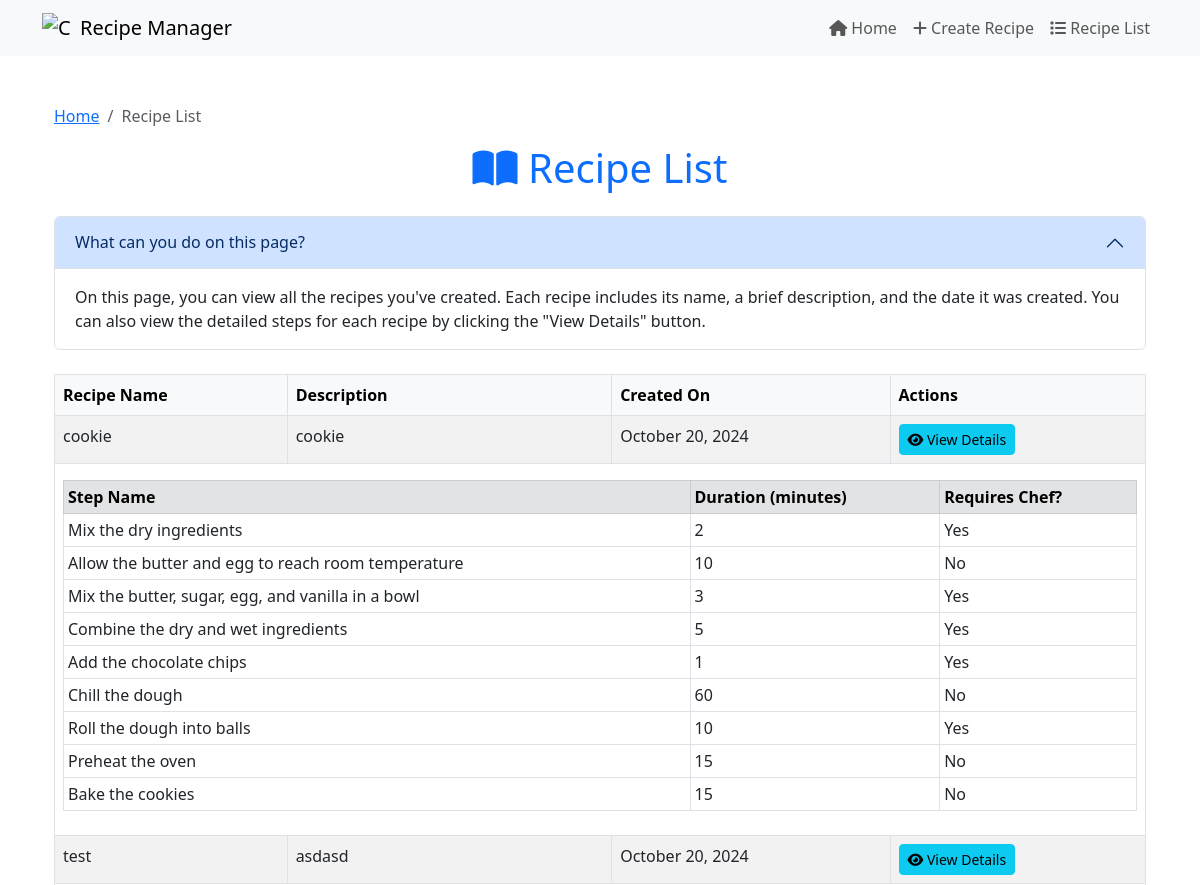
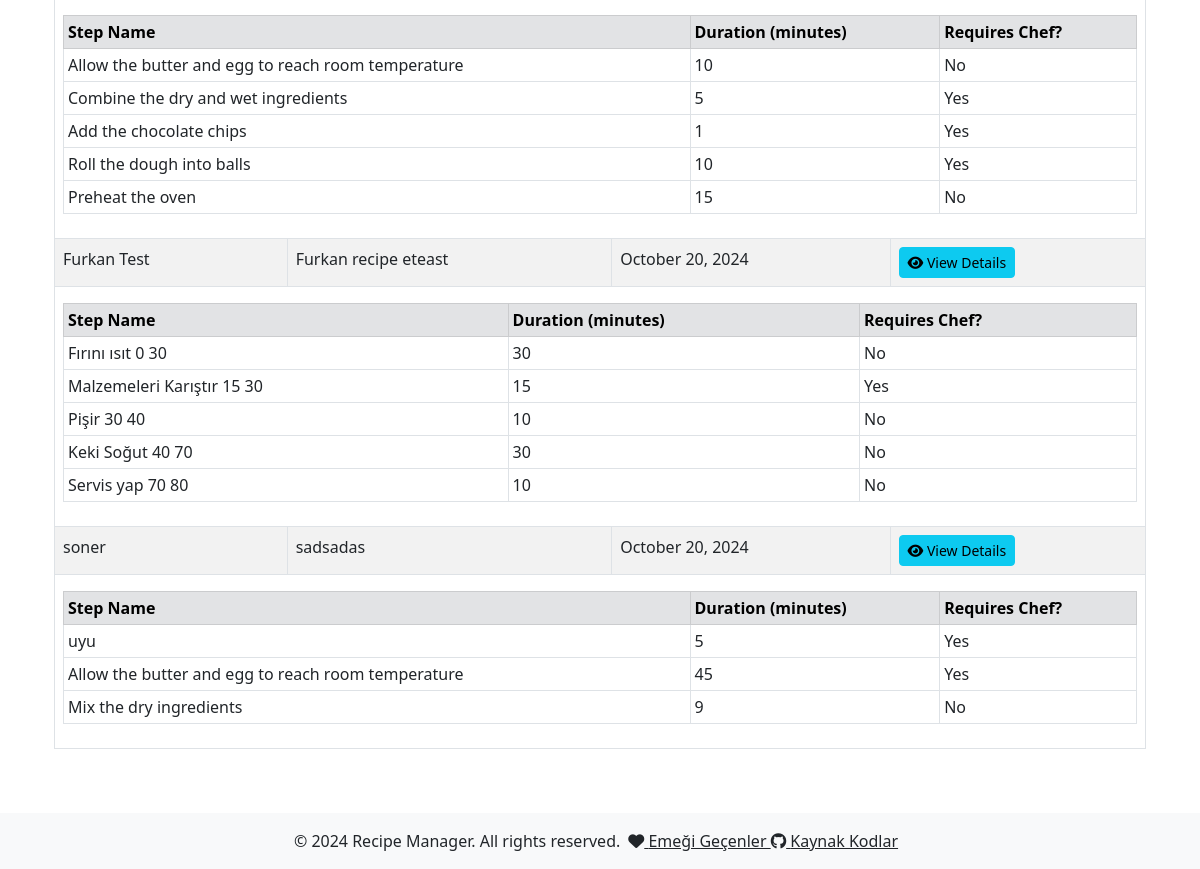
Page /recipe/list/ on the earlier database version (2 pictures, top to bottom).
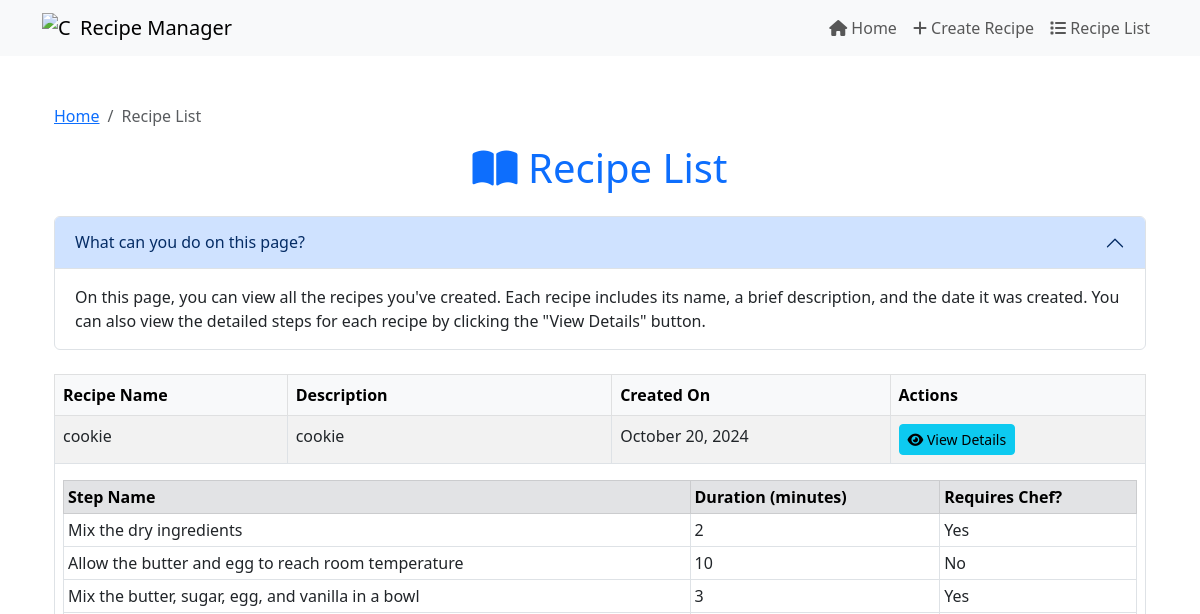
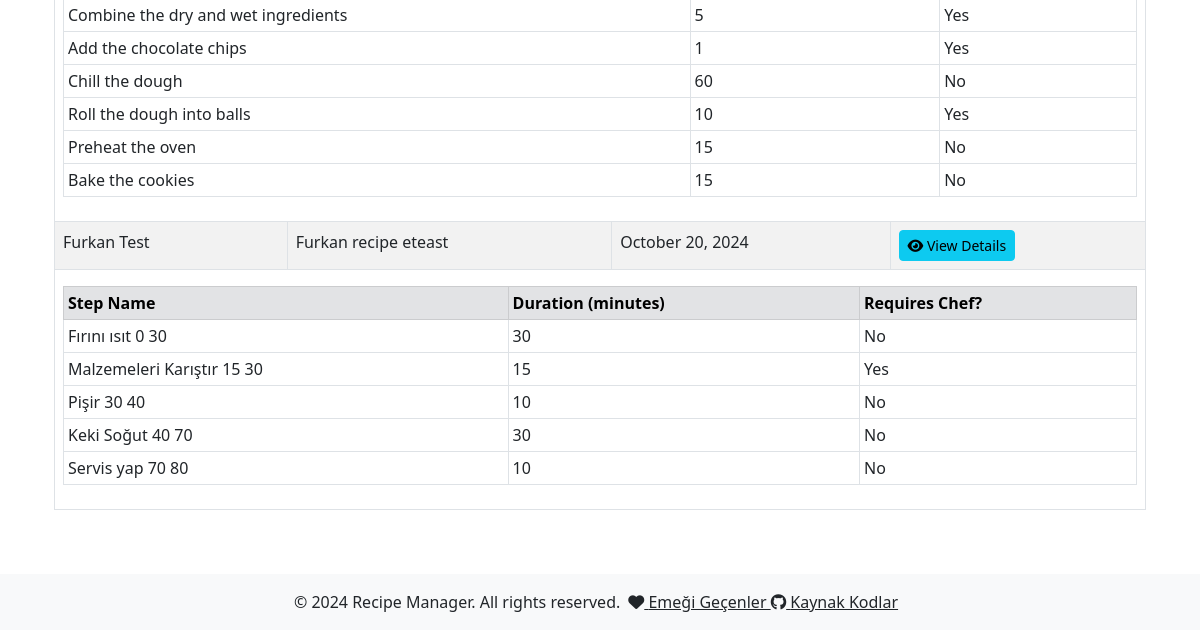
Same page on the later database version (2 pictures, top to bottom).
### recipe_optimizer/models.py (models this page shows, shortened)
class Recipe(models.Model):
    name = models.CharField(max_length=200)
    description = models.TextField()
    created_at = models.DateTimeField(auto_now_add=True)

class RecipeStep(models.Model):
    recipe = models.ForeignKey(Recipe, related_name='steps', on_delete=models.CASCADE)
    name = models.CharField(max_length=200)
    duration = models.PositiveIntegerField()  # Adım süresi (dakika)
    occupies_chef = models.BooleanField(default=True)  # Şefi meşgul ediyor mu?
    prerequisites = models.ManyToManyField('self', symmetrical=False, blank=True)  # Önceki adımlar

### recipe_optimizer/views.py (the view)
# urls.py: path('recipe/list/', views.recipe_list, name='recipe_list'),
def recipe_list(request):
    recipes = Recipe.objects.prefetch_related('steps').all()
    context = {
        'recipes': recipes,  # Tarifler ve adımlar context'e ekleniyor
    }
    return render(request, 'recipe_list.html', context)

### templates/recipe_list.html (shortened to what this page needs)
{% extends 'base.html' %}
{% block content %}
<div class="container mt-5">
    <nav aria-label="breadcrumb">
        <ol class="breadcrumb">
            <li class="breadcrumb-item"><a href="{% url 'index' %}">Home</a></li>
            <li class="breadcrumb-item active" aria-current="page">Recipe List</li>
        </ol>
    </nav>
    <h1 class="text-center mb-4 text-primary"><i class="fas fa-book-open"></i> Recipe List</h1>
    <div class="accordion mb-4" id="helpAccordion">
        <div class="accordion-item">
            <h2 class="accordion-header" id="headingOne">
                <button class="accordion-button" type="button" data-bs-toggle="collapse" data-bs-target="#collapseOne" aria-expanded="true" aria-controls="collapseOne">
                    What can you do on this page?
                </button>
            </h2>
            <div id="collapseOne" class="accordion-collapse collapse show" aria-labelledby="headingOne" data-bs-parent="#helpAccordion">
                <div class="accordion-body">
                    On this page, you can view all the recipes you've created. Each recipe includes its name, a brief description, and the date it was created. You can also view the detailed steps for each recipe by clicking the "View Details" button.
                </div>
            </div>
        </div>
    </div>
    <div class="table-responsive">
        <table class="table table-striped table-bordered">
            <thead class="table-light">
                <tr>
                    <th scope="col">Recipe Name</th>
                    <th scope="col">Description</th>
                    <th scope="col">Created On</th>
                    <th scope="col">Actions</th>
                </tr>
            </thead>
            <tbody>
                {% for recipe in recipes %}
                <tr>
                    <td>{{ recipe.name }}</td>
                    <td>{{ recipe.description|truncatewords:15 }}</td>
                    <td>{{ recipe.created_at|date:"F j, Y" }}</td>
                    <td>
                        <a href="{% url 'optimize' recipe.id %}" class="btn btn-info btn-sm">
                            <i class="fas fa-eye"></i> View Details
                        </a>
                    </td>
                </tr>
                <tr>
                    <td colspan="4">
                        <div class="table-responsive">
                            <table class="table table-sm table-bordered mt-2">
                                <thead class="table-secondary">
                                    <tr>
                                        <th scope="col">Step Name</th>
                                        <th scope="col">Duration (minutes)</th>
                                        <th scope="col">Requires Chef?</th>
                                    </tr>
                                </thead>
                                <tbody>
                                    {% if recipe.steps.exists %}
                                        {% for step in recipe.steps.all %}
                                        <tr>
                                            <td>{{ step.name }}</td>
                                            <td>{{ step.duration }}</td>
                                            <td>{{ step.occupies_chef|yesno:"Yes, No" }}</td>
                                        </tr>
                                        {% endfor %}
                                    {% else %}
                                        <tr>
                                            <td colspan="3" class="text-center">No steps available.</td>
                                        </tr>
                                    {% endif %}
                                </tbody>
                            </table>
                        </div>
                    </td>
                </tr>
                {% endfor %}
            </tbody>
        </table>
    </div>
</div>
{% endblock %}

Differences in the rows shown:
removed Recipe: name "test", description "asdasd", created_at "October 20, 2024"
removed RecipeStep: name "Allow the butter and egg to reach room temperature", duration "10", occupies_chef "No", shown under "test"
removed RecipeStep: name "Combine the dry and wet ingredients", duration "5", occupies_chef "Yes", shown under "test"
removed RecipeStep: name "Add the chocolate chips", duration "1", occupies_chef "Yes", shown under "test"
removed RecipeStep: name "Roll the dough into balls", duration "10", occupies_chef "Yes", shown under "test"
removed RecipeStep: name "Preheat the oven", duration "15", occupies_chef "No", shown under "test"
removed Recipe: name "soner", description "sadsadas", created_at "October 20, 2024"
removed RecipeStep: name "uyu", duration "5", occupies_chef "Yes", shown under "soner"
removed RecipeStep: name "Allow the butter and egg to reach room temperature", duration "45", occupies_chef "Yes", shown under "soner"
removed RecipeStep: name "Mix the dry ingredients", duration "9", occupies_chef "No", shown under "soner"
